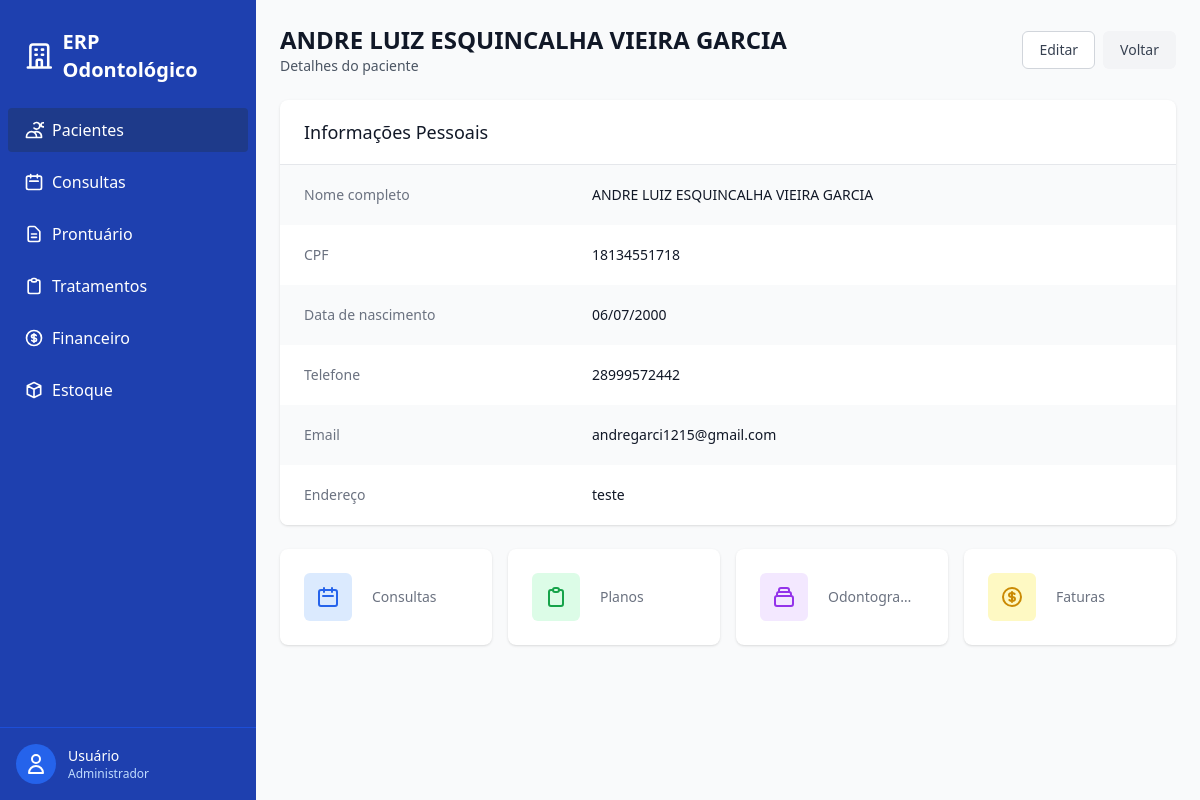
Screenshot of /pacientes/1/ (signed in) with the database file from the repository.
### pacientes/models.py (models this page shows, shortened)
class Paciente(models.Model):
    nome = models.CharField(max_length=250)
    cpf = models.CharField(unique=True)
    data_nascimento = models.DateField()
    telefone = models.CharField()
    email = models.EmailField(blank=True)
    endereco = models.TextField(blank=True)
    is_active = models.BooleanField(default=True)
    deleted_at = models.DateTimeField(null=True, blank=True)
    criado_em = models.DateTimeField(auto_now_add=True)
    atualizado_em = models.DateTimeField(auto_now=True)
    class Meta:
        ordering = ['nome']
        verbose_name = "Paciente"
        verbose_name_plural = "Pacientes"

### pacientes/views.py (the view)
# urls.py: path("<int:pk>/", views.PacienteDetailView.as_view(), name="detail"),
class PacienteDetailView(LoginRequiredMixin, PermissionRequiredMixin, DetailView):
    model = Paciente
    template_name = "pacientes/paciente_detail.html"
    context_object_name = "paciente"
    permission_required = "pacientes.view_paciente"
    def get_queryset(self):
        return Paciente.objects.filter(is_active=True)

### templates/pacientes/paciente_detail.html (shortened to what this page needs)
{% extends "base.html" %}
{% load static %}
{% block content %}
<div class="mb-6 flex justify-between items-center">
    <div>
        <h1 class="text-2xl font-bold text-gray-900">{{ paciente.nome }}</h1>
        <p class="text-sm text-gray-600">Detalhes do paciente</p>
    </div>
    <div class="flex space-x-2">
        <a href="{% url 'pacientes:update' paciente.id %}"
            class="inline-flex items-center px-4 py-2 border border-gray-300 text-sm font-medium rounded-md text-gray-700 bg-white hover:bg-gray-50 focus:outline-none focus:ring-2 focus:ring-offset-2 focus:ring-blue-500">
            Editar
        </a>
        <a href="{% url 'pacientes:list' %}"
            class="inline-flex items-center px-4 py-2 border border-transparent text-sm font-medium rounded-md text-gray-700 bg-gray-100 hover:bg-gray-200 focus:outline-none focus:ring-2 focus:ring-offset-2 focus:ring-gray-500">
            Voltar
        </a>
    </div>
</div>
<div class="bg-white shadow overflow-hidden sm:rounded-lg">
    <div class="px-4 py-5 sm:px-6">
        <h3 class="text-lg leading-6 font-medium text-gray-900">Informações Pessoais</h3>
    </div>
    <div class="border-t border-gray-200">
        <dl>
            <div class="bg-gray-50 px-4 py-5 sm:grid sm:grid-cols-3 sm:gap-4 sm:px-6">
                <dt class="text-sm font-medium text-gray-500">Nome completo</dt>
                <dd class="mt-1 text-sm text-gray-900 sm:mt-0 sm:col-span-2">{{ paciente.nome }}</dd>
            </div>
            <div class="bg-white px-4 py-5 sm:grid sm:grid-cols-3 sm:gap-4 sm:px-6">
                <dt class="text-sm font-medium text-gray-500">CPF</dt>
                <dd class="mt-1 text-sm text-gray-900 sm:mt-0 sm:col-span-2">{{ paciente.cpf }}</dd>
            </div>
            <div class="bg-gray-50 px-4 py-5 sm:grid sm:grid-cols-3 sm:gap-4 sm:px-6">
                <dt class="text-sm font-medium text-gray-500">Data de nascimento</dt>
                <dd class="mt-1 text-sm text-gray-900 sm:mt-0 sm:col-span-2">{{ paciente.data_nascimento|date:"d/m/Y" }}
                </dd>
            </div>
            <div class="bg-white px-4 py-5 sm:grid sm:grid-cols-3 sm:gap-4 sm:px-6">
                <dt class="text-sm font-medium text-gray-500">Telefone</dt>
                <dd class="mt-1 text-sm text-gray-900 sm:mt-0 sm:col-span-2">{{ paciente.telefone }}</dd>
            </div>
            <div class="bg-gray-50 px-4 py-5 sm:grid sm:grid-cols-3 sm:gap-4 sm:px-6">
                <dt class="text-sm font-medium text-gray-500">Email</dt>
                <dd class="mt-1 text-sm text-gray-900 sm:mt-0 sm:col-span-2">{{ paciente.email }}</dd>
            </div>
            <div class="bg-white px-4 py-5 sm:grid sm:grid-cols-3 sm:gap-4 sm:px-6">
                <dt class="text-sm font-medium text-gray-500">Endereço</dt>
                <dd class="mt-1 text-sm text-gray-900 sm:mt-0 sm:col-span-2">{{ paciente.endereco }}</dd>
            </div>
        </dl>
    </div>
</div>
<div class="mt-6 grid grid-cols-1 md:grid-cols-2 lg:grid-cols-4 gap-4">
    <a href="{% url 'consultas:list' %}?paciente={{ paciente.id }}" class="bg-white overflow-hidden shadow rounded-lg">
        <div class="px-4 py-5 sm:p-6">
            <div class="flex items-center">
                <div class="flex-shrink-0 bg-blue-100 rounded-md p-3">
                    <svg class="h-6 w-6 text-blue-600" fill="none" viewBox="0 0 24 24" stroke="currentColor">
                        <path stroke-linecap="round" stroke-linejoin="round" stroke-width="2"
                            d="M8 7V3m8 4V3m-9 8h10M5 21h14a2 2 0 002-2V7a2 2 0 00-2-2H5a2 2 0 00-2 2v12a2 2 0 002 2z" />
                    </svg>
                </div>
                <div class="ml-5 w-0 flex-1">
                    <dl>
                        <dt class="text-sm font-medium text-gray-500 truncate">Consultas</dt>
                    </dl>
                </div>
            </div>
        </div>
    </a>
    <a href="{% url 'tratamentos:plano_list' %}?paciente={{ paciente.id }}"
        class="bg-white overflow-hidden shadow rounded-lg">
        <div class="px-4 py-5 sm:p-6">
            <div class="flex items-center">
                <div class="flex-shrink-0 bg-green-100 rounded-md p-3">
                    <svg class="h-6 w-6 text-green-600" fill="none" viewBox="0 0 24 24" stroke="currentColor">
                        <path stroke-linecap="round" stroke-linejoin="round" stroke-width="2"
                            d="M9 5H7a2 2 0 00-2 2v12a2 2 0 002 2h10a2 2 0 002-2V7a2 2 0 00-2-2h-2M9 5a2 2 0 002 2h2a2 2 0 002-2M9 5a2 2 0 012-2h2a2 2 0 012 2" />
                    </svg>
                </div>
                <div class="ml-5 w-0 flex-1">
                    <dl>
                        <dt class="text-sm font-medium text-gray-500 truncate">Planos</dt>
                    </dl>
                </div>
            </div>
        </div>
    </a>
    <a href="{% url 'prontuario:odontograma_list' %}?paciente={{ paciente.id }}"
        class="bg-white overflow-hidden shadow rounded-lg">
        <div class="px-4 py-5 sm:p-6">
            <div class="flex items-center">
                <div class="flex-shrink-0 bg-purple-100 rounded-md p-3">
                </div>
                <div class="ml-5 w-0 flex-1">
                    <dl>
                        <dt class="text-sm font-medium text-gray-500 truncate">Odontogramas</dt>
                    </dl>
                </div>
            </div>
        </div>
    </a>
    <a href="{% url 'financeiro:fatura_list' %}?paciente={{ paciente.id }}"
        class="bg-white overflow-hidden shadow rounded-lg">
        <div class="px-4 py-5 sm:p-6">
            <div class="flex items-center">
                <div class="flex-shrink-0 bg-yellow-100 rounded-md p-3">
                </div>
                <div class="ml-5 w-0 flex-1">
                    <dl>
                        <dt class="text-sm font-medium text-gray-500 truncate">Faturas</dt>
                    </dl>
                </div>
            </div>
        </div>
    </a>
</div>
{% endblock %}

### rows the page displays
Paciente: nome "ANDRE LUIZ ESQUINCALHA VIEIRA GARCIA", cpf "18134551718", data_nascimento "06/07/2000", telefone "28999572442", email "andregarci1215@gmail.com", endereco "teste"
